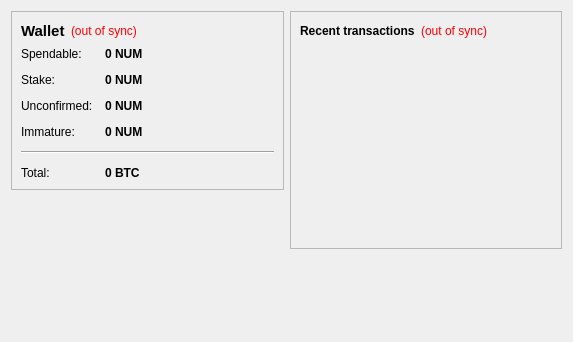
<?xml version="1.0" encoding="UTF-8"?>
<ui version="4.0">
 <class>OverviewPage</class>
 <widget class="QWidget" name="OverviewPage">
  <property name="geometry">
   <rect>
    <x>0</x>
    <y>0</y>
    <width>573</width>
    <height>342</height>
   </rect>
  </property>
  <property name="windowTitle">
   <string>Form</string>
  </property>
  <layout class="QHBoxLayout" name="horizontalLayout" stretch="1,1">
   <item>
    <layout class="QVBoxLayout" name="verticalLayout_2">
     <item>
      <widget class="QFrame" name="frame">
       <property name="frameShape">
        <enum>QFrame::StyledPanel</enum>
       </property>
       <property name="frameShadow">
        <enum>QFrame::Raised</enum>
       </property>
       <layout class="QVBoxLayout" name="verticalLayout_4">
        <item>
         <layout class="QHBoxLayout" name="horizontalLayout_4">
          <item>
           <widget class="QLabel" name="label_5">
            <property name="font">
             <font>
              <pointsize>11</pointsize>
              <weight>75</weight>
              <bold>true</bold>
             </font>
            </property>
            <property name="text">
             <string>Wallet</string>
            </property>
           </widget>
          </item>
          <item>
           <widget class="QLabel" name="labelWalletStatus">
            <property name="toolTip">
             <string>The displayed information may be out of date. Your wallet automatically synchronizes with the NumbersCoin network after a connection is established, but this process has not completed yet.</string>
            </property>
            <property name="styleSheet">
             <string notr="true">QLabel { color: red; }</string>
            </property>
            <property name="text">
             <string notr="true">(out of sync)</string>
            </property>
            <property name="alignment">
             <set>Qt::AlignLeading|Qt::AlignLeft|Qt::AlignVCenter</set>
            </property>
           </widget>
          </item>
          <item>
           <spacer name="horizontalSpacer_2">
            <property name="orientation">
             <enum>Qt::Horizontal</enum>
            </property>
            <property name="sizeHint" stdset="0">
             <size>
              <width>40</width>
              <height>20</height>
             </size>
            </property>
           </spacer>
          </item>
         </layout>
        </item>
        <item>
         <layout class="QFormLayout" name="formLayout_2">
          <property name="fieldGrowthPolicy">
           <enum>QFormLayout::AllNonFixedFieldsGrow</enum>
          </property>
          <property name="horizontalSpacing">
           <number>12</number>
          </property>
          <property name="verticalSpacing">
           <number>12</number>
          </property>
          <item row="0" column="0">
           <widget class="QLabel" name="label">
            <property name="text">
             <string>Spendable:</string>
            </property>
           </widget>
          </item>
          <item row="0" column="1">
           <widget class="QLabel" name="labelBalance">
            <property name="font">
             <font>
              <weight>75</weight>
              <bold>true</bold>
             </font>
            </property>
            <property name="cursor">
             <cursorShape>IBeamCursor</cursorShape>
            </property>
            <property name="toolTip">
             <string>Your current spendable balance</string>
            </property>
            <property name="text">
             <string notr="true">0 NUM</string>
            </property>
            <property name="textInteractionFlags">
             <set>Qt::LinksAccessibleByMouse|Qt::TextSelectableByKeyboard|Qt::TextSelectableByMouse</set>
            </property>
           </widget>
          </item>
          <item row="1" column="0">
           <widget class="QLabel" name="label_6">
            <property name="text">
             <string>Stake:</string>
            </property>
           </widget>
          </item>
          <item row="1" column="1">
           <widget class="QLabel" name="labelStake">
            <property name="font">
             <font>
              <weight>75</weight>
              <bold>true</bold>
             </font>
            </property>
            <property name="cursor">
             <cursorShape>IBeamCursor</cursorShape>
            </property>
            <property name="toolTip">
             <string>Total of coins that was staked, and do not yet count toward the current balance</string>
            </property>
            <property name="text">
             <string notr="true">0 NUM</string>
            </property>
            <property name="textInteractionFlags">
             <set>Qt::LinksAccessibleByMouse|Qt::TextSelectableByKeyboard|Qt::TextSelectableByMouse</set>
            </property>
           </widget>
          </item>
          <item row="2" column="0">
           <widget class="QLabel" name="label_3">
            <property name="text">
             <string>Unconfirmed:</string>
            </property>
           </widget>
          </item>
          <item row="2" column="1">
           <widget class="QLabel" name="labelUnconfirmed">
            <property name="font">
             <font>
              <weight>75</weight>
              <bold>true</bold>
             </font>
            </property>
            <property name="cursor">
             <cursorShape>IBeamCursor</cursorShape>
            </property>
            <property name="toolTip">
             <string>Total of transactions that have yet to be confirmed, and do not yet count toward the current balance</string>
            </property>
            <property name="text">
             <string notr="true">0 NUM</string>
            </property>
            <property name="textInteractionFlags">
             <set>Qt::LinksAccessibleByMouse|Qt::TextSelectableByKeyboard|Qt::TextSelectableByMouse</set>
            </property>
           </widget>
          </item>
          <item row="3" column="0">
           <widget class="QLabel" name="labelImmatureText">
            <property name="text">
             <string>Immature:</string>
            </property>
           </widget>
          </item>
          <item row="3" column="1">
           <widget class="QLabel" name="labelImmature">
            <property name="font">
             <font>
              <weight>75</weight>
              <bold>true</bold>
             </font>
            </property>
            <property name="toolTip">
             <string>Mined balance that has not yet matured</string>
            </property>
            <property name="text">
             <string notr="true">0 NUM</string>
            </property>
            <property name="textInteractionFlags">
             <set>Qt::LinksAccessibleByMouse|Qt::TextSelectableByKeyboard|Qt::TextSelectableByMouse</set>
            </property>
           </widget>
          </item>
          <item row="4" column="0" colspan="2">
           <widget class="Line" name="line">
            <property name="orientation">
             <enum>Qt::Horizontal</enum>
            </property>
           </widget>
          </item>
          <item row="5" column="0">
           <widget class="QLabel" name="labelTotalText">
            <property name="text">
             <string>Total:</string>
            </property>
           </widget>
          </item>
          <item row="5" column="1">
           <widget class="QLabel" name="labelTotal">
            <property name="font">
             <font>
              <weight>75</weight>
              <bold>true</bold>
             </font>
            </property>
            <property name="cursor">
             <cursorShape>IBeamCursor</cursorShape>
            </property>
            <property name="toolTip">
             <string>Your current total balance</string>
            </property>
            <property name="text">
             <string notr="true">0 BTC</string>
            </property>
            <property name="textInteractionFlags">
             <set>Qt::LinksAccessibleByMouse|Qt::TextSelectableByKeyboard|Qt::TextSelectableByMouse</set>
            </property>
           </widget>
          </item>
         </layout>
        </item>
       </layout>
      </widget>
     </item>
     <item>
      <spacer name="verticalSpacer">
       <property name="orientation">
        <enum>Qt::Vertical</enum>
       </property>
       <property name="sizeHint" stdset="0">
        <size>
         <width>20</width>
         <height>40</height>
        </size>
       </property>
      </spacer>
     </item>
    </layout>
   </item>
   <item>
    <layout class="QVBoxLayout" name="verticalLayout_3">
     <item>
      <widget class="QFrame" name="frame_2">
       <property name="frameShape">
        <enum>QFrame::StyledPanel</enum>
       </property>
       <property name="frameShadow">
        <enum>QFrame::Raised</enum>
       </property>
       <layout class="QVBoxLayout" name="verticalLayout">
        <item>
         <layout class="QHBoxLayout" name="horizontalLayout_2">
          <item>
           <widget class="QLabel" name="label_4">
            <property name="text">
             <string>&lt;b&gt;Recent transactions&lt;/b&gt;</string>
            </property>
           </widget>
          </item>
          <item>
           <widget class="QLabel" name="labelTransactionsStatus">
            <property name="toolTip">
             <string>The displayed information may be out of date. Your wallet automatically synchronizes with the NumbersCoin network after a connection is established, but this process has not completed yet.</string>
            </property>
            <property name="styleSheet">
             <string notr="true">QLabel { color: red; }</string>
            </property>
            <property name="text">
             <string notr="true">(out of sync)</string>
            </property>
            <property name="alignment">
             <set>Qt::AlignRight|Qt::AlignTrailing|Qt::AlignVCenter</set>
            </property>
           </widget>
          </item>
          <item>
           <spacer name="horizontalSpacer">
            <property name="orientation">
             <enum>Qt::Horizontal</enum>
            </property>
            <property name="sizeHint" stdset="0">
             <size>
              <width>40</width>
              <height>20</height>
             </size>
            </property>
           </spacer>
          </item>
         </layout>
        </item>
        <item>
         <widget class="QListView" name="listTransactions">
          <property name="styleSheet">
           <string notr="true">QListView { background: transparent; }</string>
          </property>
          <property name="frameShape">
           <enum>QFrame::NoFrame</enum>
          </property>
          <property name="verticalScrollBarPolicy">
           <enum>Qt::ScrollBarAlwaysOff</enum>
          </property>
          <property name="horizontalScrollBarPolicy">
           <enum>Qt::ScrollBarAlwaysOff</enum>
          </property>
          <property name="selectionMode">
           <enum>QAbstractItemView::NoSelection</enum>
          </property>
         </widget>
        </item>
       </layout>
      </widget>
     </item>
     <item>
      <spacer name="verticalSpacer_2">
       <property name="orientation">
        <enum>Qt::Vertical</enum>
       </property>
       <property name="sizeHint" stdset="0">
        <size>
         <width>20</width>
         <height>40</height>
        </size>
       </property>
      </spacer>
     </item>
    </layout>
   </item>
  </layout>
 </widget>
 <resources/>
 <connections/>
</ui>
